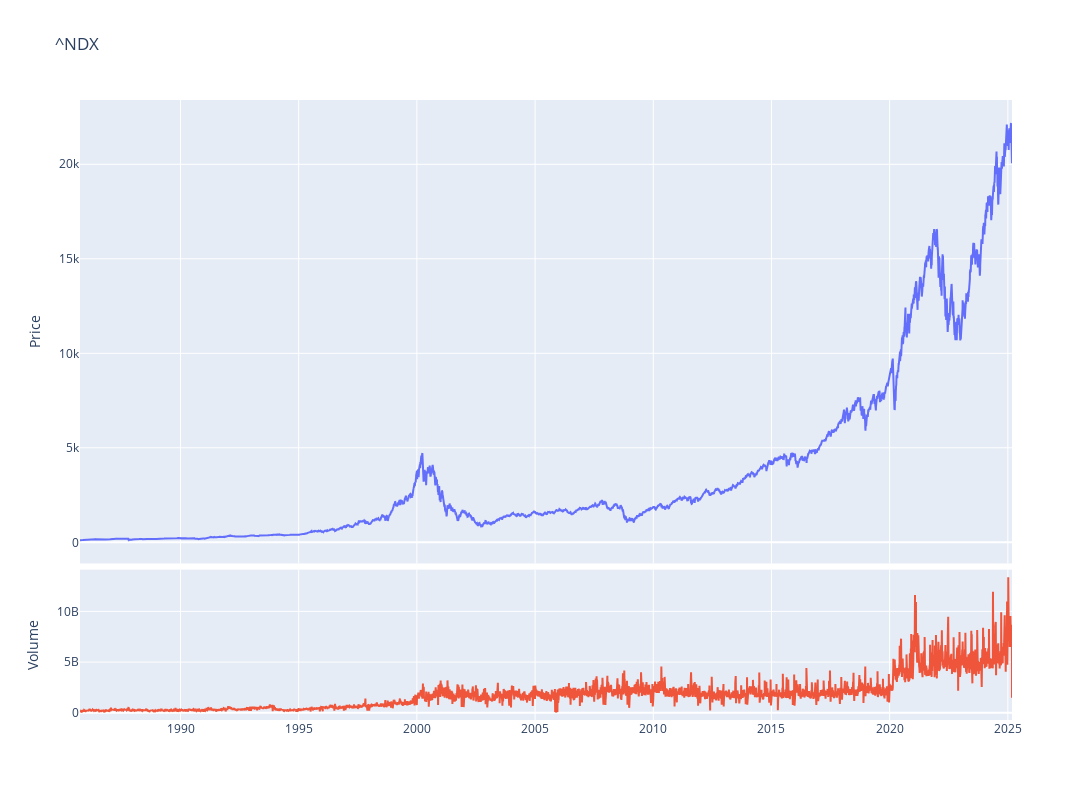

Notebook source saved alongside this figure:
### Code cell
fig = make_subplots(rows=4, cols=1,shared_xaxes=True,vertical_spacing=0.01,specs=[[{'rowspan':3,'colspan':1}],[None],[None],[{'rowspan':1,'colspan':1}]])

# Graph (1,1)
fig.add_trace(go.Scatter(x=stock_ticker.index,y=stock_ticker['Adj Close'],mode="lines",name=f"{ticker}"),row=1, col=1)
# Update xaxis properties
fig.update_yaxes(title_text="Price", row=1, col=1)

# Graph (4,1)
fig.add_trace(go.Scatter(x=stock_ticker.index,y=stock_ticker['Volume'],mode="lines",name='Volume'),row=4, col=1)
fig.update_yaxes(title_text="Volume", row=4, col=1)

fig.update_layout(height=800, width=1300,showlegend=False,title=f"{ticker}")

fig.show()

### Figure 1 — Plotly figure (JSON) as saved in the notebook; plotly's stock layout.template omitted (floating-point values rounded to 4 significant figures; data arrays with more than 128 entries replaced by an {"elided": "..."} marker saying what was removed)
{"data": [{"mode": "lines", "name": "^NDX", "type": "scatter", "x": {"elided": "9935 str values"}, "xaxis": "x", "y": {"elided": "9935 float values"}, "yaxis": "y"}, {"mode": "lines", "name": "Volume", "type": "scatter", "x": {"elided": "9935 str values"}, "xaxis": "x2", "y": {"elided": "9935 int values"}, "yaxis": "y2"}], "layout": {"height": 800, "showlegend": false, "title": {"text": "^NDX"}, "width": 1300, "xaxis": {"anchor": "y", "domain": [0, 1], "matches": "x2", "showticklabels": false}, "xaxis2": {"anchor": "y2", "domain": [0, 1]}, "yaxis": {"anchor": "x", "domain": [0.2525, 1], "title": {"text": "Price"}}, "yaxis2": {"anchor": "x2", "domain": [0, 0.2425], "title": {"text": "Volume"}}}}
